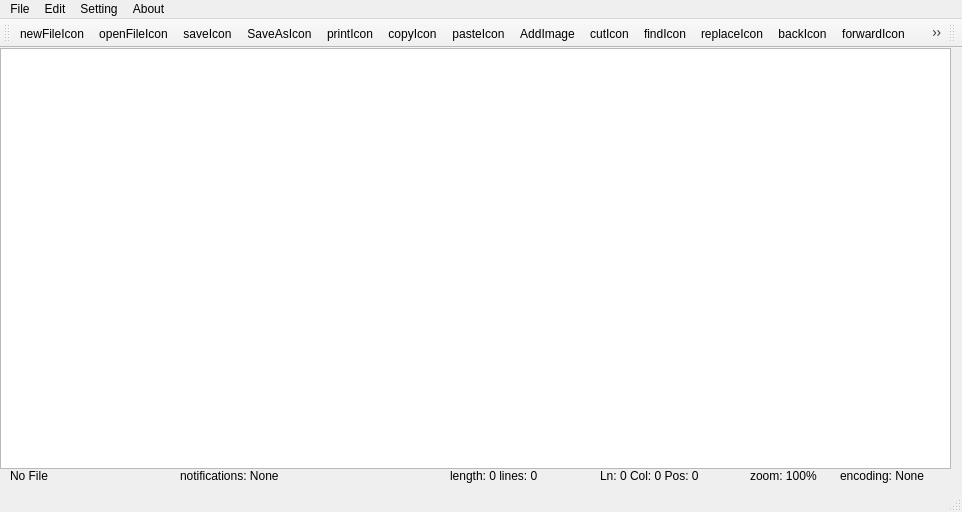
<?xml version="1.0" encoding="UTF-8"?>
<ui version="4.0">
 <class>NotepadPlus</class>
 <widget class="QMainWindow" name="NotepadPlus">
  <property name="geometry">
   <rect>
    <x>0</x>
    <y>0</y>
    <width>962</width>
    <height>512</height>
   </rect>
  </property>
  <property name="windowTitle">
   <string>FusionNote</string>
  </property>
  <property name="windowIcon">
   <iconset resource="Resources.qrc">
    <normaloff>:/rec/image/icon_program.png</normaloff>:/rec/image/icon_program.png</iconset>
  </property>
  <property name="documentMode">
   <bool>true</bool>
  </property>
  <widget class="QWidget" name="centralwidget">
   <widget class="QTextEdit" name="textEditor">
    <property name="geometry">
     <rect>
      <x>0</x>
      <y>0</y>
      <width>951</width>
      <height>421</height>
     </rect>
    </property>
    <property name="minimumSize">
     <size>
      <width>811</width>
      <height>0</height>
     </size>
    </property>
    <property name="font">
     <font>
      <pointsize>20</pointsize>
     </font>
    </property>
    <property name="acceptDrops">
     <bool>true</bool>
    </property>
    <property name="layoutDirection">
     <enum>Qt::LeftToRight</enum>
    </property>
    <property name="autoFillBackground">
     <bool>true</bool>
    </property>
    <property name="html">
     <string>&lt;!DOCTYPE HTML PUBLIC &quot;-//W3C//DTD HTML 4.0//EN&quot; &quot;http://www.w3.org/TR/REC-html40/strict.dtd&quot;&gt;
&lt;html&gt;&lt;head&gt;&lt;meta name=&quot;qrichtext&quot; content=&quot;1&quot; /&gt;&lt;meta charset=&quot;utf-8&quot; /&gt;&lt;style type=&quot;text/css&quot;&gt;
p, li { white-space: pre-wrap; }
hr { height: 1px; border-width: 0; }
li.unchecked::marker { content: &quot;\2610&quot;; }
li.checked::marker { content: &quot;\2612&quot;; }
&lt;/style&gt;&lt;/head&gt;&lt;body style=&quot; font-family:'Segoe UI'; font-size:20pt; font-weight:400; font-style:normal;&quot;&gt;
&lt;p style=&quot;-qt-paragraph-type:empty; margin-top:0px; margin-bottom:0px; margin-left:0px; margin-right:0px; -qt-block-indent:0; text-indent:0px;&quot;&gt;&lt;br /&gt;&lt;/p&gt;&lt;/body&gt;&lt;/html&gt;</string>
    </property>
    <property name="textInteractionFlags">
     <set>Qt::LinksAccessibleByKeyboard|Qt::LinksAccessibleByMouse|Qt::TextBrowserInteraction|Qt::TextEditable|Qt::TextEditorInteraction|Qt::TextSelectableByKeyboard|Qt::TextSelectableByMouse</set>
    </property>
   </widget>
   <widget class="QLabel" name="label_file_path">
    <property name="geometry">
     <rect>
      <x>10</x>
      <y>420</y>
      <width>161</width>
      <height>16</height>
     </rect>
    </property>
    <property name="text">
     <string>No File</string>
    </property>
   </widget>
   <widget class="QLabel" name="label_notifications">
    <property name="geometry">
     <rect>
      <x>180</x>
      <y>420</y>
      <width>261</width>
      <height>16</height>
     </rect>
    </property>
    <property name="text">
     <string>notifications: None</string>
    </property>
   </widget>
   <widget class="QLabel" name="label_len_lines">
    <property name="geometry">
     <rect>
      <x>450</x>
      <y>420</y>
      <width>131</width>
      <height>16</height>
     </rect>
    </property>
    <property name="text">
     <string>length: 0 lines: 0</string>
    </property>
   </widget>
   <widget class="QLabel" name="label_ln_col_pos">
    <property name="geometry">
     <rect>
      <x>600</x>
      <y>420</y>
      <width>141</width>
      <height>16</height>
     </rect>
    </property>
    <property name="text">
     <string>Ln: 0 Col: 0 Pos: 0</string>
    </property>
   </widget>
   <widget class="QLabel" name="label_encoding">
    <property name="geometry">
     <rect>
      <x>840</x>
      <y>420</y>
      <width>121</width>
      <height>16</height>
     </rect>
    </property>
    <property name="text">
     <string>encoding: None</string>
    </property>
   </widget>
   <widget class="QLabel" name="label_zoom">
    <property name="geometry">
     <rect>
      <x>750</x>
      <y>420</y>
      <width>81</width>
      <height>16</height>
     </rect>
    </property>
    <property name="text">
     <string>zoom: 100%</string>
    </property>
   </widget>
  </widget>
  <widget class="QMenuBar" name="menubar">
   <property name="geometry">
    <rect>
     <x>0</x>
     <y>0</y>
     <width>962</width>
     <height>22</height>
    </rect>
   </property>
   <widget class="QMenu" name="menuFile">
    <property name="title">
     <string>File</string>
    </property>
    <addaction name="actionOpen"/>
    <addaction name="actionNew_File"/>
    <addaction name="separator"/>
    <addaction name="actionSave"/>
    <addaction name="actionSave_As"/>
    <addaction name="separator"/>
    <addaction name="actionPrint"/>
    <addaction name="separator"/>
    <addaction name="actionExit"/>
   </widget>
   <widget class="QMenu" name="menuEdit">
    <property name="title">
     <string>Edit</string>
    </property>
    <widget class="QMenu" name="menuIcon">
     <property name="title">
      <string>Icon</string>
     </property>
     <addaction name="actionCopyright"/>
     <addaction name="actionTrademark"/>
     <addaction name="actionTrademark_2"/>
    </widget>
    <addaction name="actionCancel"/>
    <addaction name="separator"/>
    <addaction name="actionCut"/>
    <addaction name="actionCopy"/>
    <addaction name="actionPaste"/>
    <addaction name="separator"/>
    <addaction name="actionSelect_All"/>
    <addaction name="actionDelete_All"/>
    <addaction name="actionFind"/>
    <addaction name="actionReplace"/>
    <addaction name="separator"/>
    <addaction name="menuIcon"/>
    <addaction name="separator"/>
    <addaction name="actionDateTime"/>
   </widget>
   <widget class="QMenu" name="menuSetting">
    <property name="title">
     <string>Setting</string>
    </property>
    <widget class="QMenu" name="menuTheme">
     <property name="title">
      <string>Theme</string>
     </property>
     <addaction name="actionWhite"/>
     <addaction name="actionDark"/>
    </widget>
    <addaction name="actionLine_Break"/>
    <addaction name="actionAutosave"/>
    <addaction name="actionStatus_Bar"/>
    <addaction name="menuTheme"/>
    <addaction name="separator"/>
    <addaction name="actionZoom_Reset"/>
    <addaction name="actionReset_Text_Settings"/>
    <addaction name="separator"/>
    <addaction name="actionShow_Html_Code"/>
   </widget>
   <widget class="QMenu" name="menuAbout">
    <property name="title">
     <string>About</string>
    </property>
    <addaction name="actionGit_Hub"/>
    <addaction name="separator"/>
    <addaction name="actionAbout_Program"/>
   </widget>
   <addaction name="menuFile"/>
   <addaction name="menuEdit"/>
   <addaction name="menuSetting"/>
   <addaction name="menuAbout"/>
  </widget>
  <widget class="QToolBar" name="toolBar">
   <property name="windowTitle">
    <string>toolBar</string>
   </property>
   <attribute name="toolBarArea">
    <enum>TopToolBarArea</enum>
   </attribute>
   <attribute name="toolBarBreak">
    <bool>false</bool>
   </attribute>
   <addaction name="actionnewFileIcon"/>
   <addaction name="actionopenFileIcon"/>
   <addaction name="actionsaveIcon"/>
   <addaction name="actionSaveAsIcon"/>
   <addaction name="actionprintIcon"/>
   <addaction name="actioncopy"/>
   <addaction name="actionpasteIcon"/>
   <addaction name="actionAddImage"/>
   <addaction name="actioncutIcon"/>
   <addaction name="actionfindIcon"/>
   <addaction name="actionreplaceIcon"/>
   <addaction name="actionbackIcon"/>
   <addaction name="actionforwardIcon"/>
   <addaction name="actionboldIcon"/>
   <addaction name="actionitalicsIcon"/>
   <addaction name="actionunderlineIcon"/>
   <addaction name="actioncrossouttextIcon"/>
   <addaction name="actionleftTextIcon"/>
   <addaction name="actiontextByWidthIcon"/>
   <addaction name="actioncenterTextIcon"/>
   <addaction name="actionrightTextIcon"/>
   <addaction name="actionfontFamilyIcon"/>
   <addaction name="actionfillTheTextBgIcon"/>
   <addaction name="actioncolorTextIcon"/>
   <addaction name="actionincreaseIcon"/>
   <addaction name="actionreduceIcon"/>
   <addaction name="actioninfoIcon"/>
  </widget>
  <widget class="QStatusBar" name="statusBar"/>
  <widget class="QToolBar" name="toolBar_2">
   <property name="windowTitle">
    <string>toolBar_2</string>
   </property>
   <attribute name="toolBarArea">
    <enum>TopToolBarArea</enum>
   </attribute>
   <attribute name="toolBarBreak">
    <bool>false</bool>
   </attribute>
  </widget>
  <action name="actionOpen">
   <property name="icon">
    <iconset theme="QIcon::ThemeIcon::DocumentOpen"/>
   </property>
   <property name="text">
    <string>Open</string>
   </property>
   <property name="shortcut">
    <string>Ctrl+O</string>
   </property>
   <property name="Action Editor" stdset="0">
    <string/>
   </property>
  </action>
  <action name="actionNew_File">
   <property name="icon">
    <iconset theme="QIcon::ThemeIcon::DocumentNew"/>
   </property>
   <property name="text">
    <string>New File</string>
   </property>
   <property name="shortcut">
    <string>Ctrl+N</string>
   </property>
  </action>
  <action name="actionSave">
   <property name="icon">
    <iconset theme="QIcon::ThemeIcon::DocumentSave"/>
   </property>
   <property name="text">
    <string>Save</string>
   </property>
   <property name="shortcut">
    <string>Ctrl+S</string>
   </property>
  </action>
  <action name="actionSave_As">
   <property name="icon">
    <iconset theme="QIcon::ThemeIcon::DocumentSaveAs"/>
   </property>
   <property name="text">
    <string>Save As...</string>
   </property>
   <property name="shortcut">
    <string>Ctrl+Shift+S</string>
   </property>
  </action>
  <action name="actionPrint">
   <property name="icon">
    <iconset theme="QIcon::ThemeIcon::DocumentPrint"/>
   </property>
   <property name="text">
    <string>Print...</string>
   </property>
   <property name="shortcut">
    <string>Ctrl+P</string>
   </property>
  </action>
  <action name="actionCancel">
   <property name="icon">
    <iconset resource="Resources.qrc">
     <normaloff>:/rec/image/back.png</normaloff>:/rec/image/back.png</iconset>
   </property>
   <property name="text">
    <string>Cancel</string>
   </property>
  </action>
  <action name="actionCut">
   <property name="icon">
    <iconset theme="QIcon::ThemeIcon::EditCut"/>
   </property>
   <property name="text">
    <string>Cut</string>
   </property>
   <property name="shortcut">
    <string>Ctrl+X</string>
   </property>
  </action>
  <action name="actionCopy">
   <property name="icon">
    <iconset theme="QIcon::ThemeIcon::EditCopy"/>
   </property>
   <property name="text">
    <string>Copy</string>
   </property>
   <property name="shortcut">
    <string>Ctrl+C</string>
   </property>
  </action>
  <action name="actionPaste">
   <property name="icon">
    <iconset theme="QIcon::ThemeIcon::EditPaste"/>
   </property>
   <property name="text">
    <string>Paste</string>
   </property>
   <property name="shortcut">
    <string>Ctrl+V</string>
   </property>
  </action>
  <action name="actionDelete_All">
   <property name="icon">
    <iconset theme="QIcon::ThemeIcon::EditClear"/>
   </property>
   <property name="text">
    <string>Delete All</string>
   </property>
   <property name="shortcut">
    <string>Ctrl+Del</string>
   </property>
  </action>
  <action name="actionFind">
   <property name="icon">
    <iconset theme="QIcon::ThemeIcon::EditFind"/>
   </property>
   <property name="text">
    <string>Find</string>
   </property>
   <property name="shortcut">
    <string>Ctrl+F</string>
   </property>
  </action>
  <action name="actionReplace">
   <property name="text">
    <string>Replace</string>
   </property>
   <property name="shortcut">
    <string>Ctrl+H</string>
   </property>
  </action>
  <action name="actionSelect_All">
   <property name="icon">
    <iconset theme="QIcon::ThemeIcon::EditSelectAll"/>
   </property>
   <property name="text">
    <string>Select All</string>
   </property>
   <property name="shortcut">
    <string>Ctrl+A</string>
   </property>
  </action>
  <action name="actionDateTime">
   <property name="text">
    <string>DateTime</string>
   </property>
  </action>
  <action name="actionCopyright">
   <property name="text">
    <string>Copyright(©)</string>
   </property>
  </action>
  <action name="actionTrademark">
   <property name="text">
    <string>Trademark(™)</string>
   </property>
  </action>
  <action name="actionLine_Break">
   <property name="checkable">
    <bool>true</bool>
   </property>
   <property name="text">
    <string>Line Break</string>
   </property>
  </action>
  <action name="actionAutosave">
   <property name="checkable">
    <bool>true</bool>
   </property>
   <property name="text">
    <string>AutoSave</string>
   </property>
  </action>
  <action name="actionReset_Text_Settings">
   <property name="text">
    <string>Reset Text Settings</string>
   </property>
  </action>
  <action name="actionnewFileIcon">
   <property name="icon">
    <iconset resource="Resources.qrc">
     <normaloff>:/rec/image/newFile.png</normaloff>:/rec/image/newFile.png</iconset>
   </property>
   <property name="text">
    <string>newFileIcon</string>
   </property>
   <property name="toolTip">
    <string>New File</string>
   </property>
   <property name="menuRole">
    <enum>QAction::NoRole</enum>
   </property>
  </action>
  <action name="actionopenFileIcon">
   <property name="icon">
    <iconset resource="Resources.qrc">
     <normaloff>:/rec/image/openFile.png</normaloff>:/rec/image/openFile.png</iconset>
   </property>
   <property name="text">
    <string>openFileIcon</string>
   </property>
   <property name="toolTip">
    <string>Open File</string>
   </property>
   <property name="menuRole">
    <enum>QAction::NoRole</enum>
   </property>
  </action>
  <action name="actionsaveIcon">
   <property name="icon">
    <iconset resource="Resources.qrc">
     <normaloff>:/rec/image/saveFile.png</normaloff>:/rec/image/saveFile.png</iconset>
   </property>
   <property name="text">
    <string>saveIcon</string>
   </property>
   <property name="toolTip">
    <string>Save File</string>
   </property>
   <property name="menuRole">
    <enum>QAction::NoRole</enum>
   </property>
  </action>
  <action name="actionSaveAsIcon">
   <property name="icon">
    <iconset resource="Resources.qrc">
     <normaloff>:/rec/image/saveAs.png</normaloff>:/rec/image/saveAs.png</iconset>
   </property>
   <property name="text">
    <string>SaveAsIcon</string>
   </property>
   <property name="toolTip">
    <string>Save As...</string>
   </property>
   <property name="menuRole">
    <enum>QAction::NoRole</enum>
   </property>
  </action>
  <action name="actionprintIcon">
   <property name="icon">
    <iconset resource="Resources.qrc">
     <normaloff>:/rec/image/print.png</normaloff>:/rec/image/print.png</iconset>
   </property>
   <property name="text">
    <string>printIcon</string>
   </property>
   <property name="toolTip">
    <string>Print</string>
   </property>
   <property name="menuRole">
    <enum>QAction::NoRole</enum>
   </property>
  </action>
  <action name="actioncopy">
   <property name="icon">
    <iconset resource="Resources.qrc">
     <normaloff>:/rec/image/copy.png</normaloff>:/rec/image/copy.png</iconset>
   </property>
   <property name="text">
    <string>copyIcon</string>
   </property>
   <property name="toolTip">
    <string>Copy</string>
   </property>
   <property name="menuRole">
    <enum>QAction::NoRole</enum>
   </property>
  </action>
  <action name="actionpasteIcon">
   <property name="icon">
    <iconset resource="Resources.qrc">
     <normaloff>:/rec/image/paste.png</normaloff>:/rec/image/paste.png</iconset>
   </property>
   <property name="text">
    <string>pasteIcon</string>
   </property>
   <property name="toolTip">
    <string>Paste</string>
   </property>
   <property name="menuRole">
    <enum>QAction::NoRole</enum>
   </property>
  </action>
  <action name="actioncutIcon">
   <property name="icon">
    <iconset resource="Resources.qrc">
     <normaloff>:/rec/image/cut.png</normaloff>:/rec/image/cut.png</iconset>
   </property>
   <property name="text">
    <string>cutIcon</string>
   </property>
   <property name="toolTip">
    <string>Cut</string>
   </property>
   <property name="menuRole">
    <enum>QAction::NoRole</enum>
   </property>
  </action>
  <action name="actionfindIcon">
   <property name="icon">
    <iconset resource="Resources.qrc">
     <normaloff>:/rec/image/loup.png</normaloff>:/rec/image/loup.png</iconset>
   </property>
   <property name="text">
    <string>findIcon</string>
   </property>
   <property name="toolTip">
    <string>Find</string>
   </property>
   <property name="menuRole">
    <enum>QAction::NoRole</enum>
   </property>
  </action>
  <action name="actionreplaceIcon">
   <property name="icon">
    <iconset resource="Resources.qrc">
     <normaloff>:/rec/image/replace.png</normaloff>:/rec/image/replace.png</iconset>
   </property>
   <property name="text">
    <string>replaceIcon</string>
   </property>
   <property name="toolTip">
    <string>Replace</string>
   </property>
   <property name="menuRole">
    <enum>QAction::NoRole</enum>
   </property>
  </action>
  <action name="actionbackIcon">
   <property name="icon">
    <iconset resource="Resources.qrc">
     <normaloff>:/rec/image/back.png</normaloff>:/rec/image/back.png</iconset>
   </property>
   <property name="text">
    <string>backIcon</string>
   </property>
   <property name="toolTip">
    <string>Undo</string>
   </property>
   <property name="shortcut">
    <string>Ctrl+Z</string>
   </property>
   <property name="menuRole">
    <enum>QAction::NoRole</enum>
   </property>
  </action>
  <action name="actionboldIcon">
   <property name="checkable">
    <bool>true</bool>
   </property>
   <property name="icon">
    <iconset resource="Resources.qrc">
     <normaloff>:/rec/image/logo_B.png</normaloff>:/rec/image/logo_B.png</iconset>
   </property>
   <property name="text">
    <string>boldIcon</string>
   </property>
   <property name="toolTip">
    <string>Text Bold</string>
   </property>
   <property name="menuRole">
    <enum>QAction::NoRole</enum>
   </property>
  </action>
  <action name="actionitalicsIcon">
   <property name="checkable">
    <bool>true</bool>
   </property>
   <property name="icon">
    <iconset resource="Resources.qrc">
     <normaloff>:/rec/image/cursive.png</normaloff>:/rec/image/cursive.png</iconset>
   </property>
   <property name="text">
    <string>italicsIcon</string>
   </property>
   <property name="toolTip">
    <string>Text Italics</string>
   </property>
   <property name="menuRole">
    <enum>QAction::NoRole</enum>
   </property>
  </action>
  <action name="actionunderlineIcon">
   <property name="checkable">
    <bool>true</bool>
   </property>
   <property name="icon">
    <iconset resource="Resources.qrc">
     <normaloff>:/rec/image/logo_Und.png</normaloff>:/rec/image/logo_Und.png</iconset>
   </property>
   <property name="text">
    <string>underlineIcon</string>
   </property>
   <property name="toolTip">
    <string>Underline</string>
   </property>
   <property name="menuRole">
    <enum>QAction::NoRole</enum>
   </property>
  </action>
  <action name="actioncrossouttextIcon">
   <property name="checkable">
    <bool>true</bool>
   </property>
   <property name="icon">
    <iconset resource="Resources.qrc">
     <normaloff>:/rec/image/through.png</normaloff>:/rec/image/through.png</iconset>
   </property>
   <property name="text">
    <string>crossouttextIcon</string>
   </property>
   <property name="toolTip">
    <string>Cross Out The Text</string>
   </property>
   <property name="menuRole">
    <enum>QAction::NoRole</enum>
   </property>
  </action>
  <action name="actionleftTextIcon">
   <property name="checkable">
    <bool>false</bool>
   </property>
   <property name="icon">
    <iconset resource="Resources.qrc">
     <normaloff>:/rec/image/left.png</normaloff>:/rec/image/left.png</iconset>
   </property>
   <property name="text">
    <string>leftTextIcon</string>
   </property>
   <property name="toolTip">
    <string>Left Text</string>
   </property>
   <property name="menuRole">
    <enum>QAction::NoRole</enum>
   </property>
  </action>
  <action name="actioncenterTextIcon">
   <property name="icon">
    <iconset resource="Resources.qrc">
     <normaloff>:/rec/image/center.png</normaloff>:/rec/image/center.png</iconset>
   </property>
   <property name="text">
    <string>centerTextIcon</string>
   </property>
   <property name="toolTip">
    <string>Center Text</string>
   </property>
   <property name="menuRole">
    <enum>QAction::NoRole</enum>
   </property>
  </action>
  <action name="actionrightTextIcon">
   <property name="icon">
    <iconset resource="Resources.qrc">
     <normaloff>:/rec/image/right.png</normaloff>:/rec/image/right.png</iconset>
   </property>
   <property name="text">
    <string>rightTextIcon</string>
   </property>
   <property name="toolTip">
    <string>Right Text</string>
   </property>
   <property name="menuRole">
    <enum>QAction::NoRole</enum>
   </property>
  </action>
  <action name="actiontextByWidthIcon">
   <property name="icon">
    <iconset resource="Resources.qrc">
     <normaloff>:/rec/image/by_width.png</normaloff>:/rec/image/by_width.png</iconset>
   </property>
   <property name="text">
    <string>textByWidthIcon</string>
   </property>
   <property name="toolTip">
    <string>Text By Width</string>
   </property>
   <property name="menuRole">
    <enum>QAction::NoRole</enum>
   </property>
  </action>
  <action name="actionfillTheTextBgIcon">
   <property name="icon">
    <iconset resource="Resources.qrc">
     <normaloff>:/rec/image/text_fill_color.png</normaloff>:/rec/image/text_fill_color.png</iconset>
   </property>
   <property name="text">
    <string>fillTheTextBgIcon</string>
   </property>
   <property name="toolTip">
    <string>Filling Text Background</string>
   </property>
   <property name="menuRole">
    <enum>QAction::NoRole</enum>
   </property>
  </action>
  <action name="actioncolorTextIcon">
   <property name="icon">
    <iconset resource="Resources.qrc">
     <normaloff>:/rec/image/color.png</normaloff>:/rec/image/color.png</iconset>
   </property>
   <property name="text">
    <string>colorTextIcon</string>
   </property>
   <property name="toolTip">
    <string>Color Text</string>
   </property>
   <property name="menuRole">
    <enum>QAction::NoRole</enum>
   </property>
  </action>
  <action name="actionincreaseIcon">
   <property name="icon">
    <iconset resource="Resources.qrc">
     <normaloff>:/rec/image/plus.png</normaloff>:/rec/image/plus.png</iconset>
   </property>
   <property name="text">
    <string>increaseIcon</string>
   </property>
   <property name="toolTip">
    <string>Increase</string>
   </property>
   <property name="shortcut">
    <string>Ctrl++</string>
   </property>
   <property name="menuRole">
    <enum>QAction::NoRole</enum>
   </property>
  </action>
  <action name="actionreduceIcon">
   <property name="icon">
    <iconset resource="Resources.qrc">
     <normaloff>:/rec/image/minus.png</normaloff>:/rec/image/minus.png</iconset>
   </property>
   <property name="text">
    <string>reduceIcon</string>
   </property>
   <property name="toolTip">
    <string>Reduce</string>
   </property>
   <property name="shortcut">
    <string>Ctrl+-</string>
   </property>
   <property name="menuRole">
    <enum>QAction::NoRole</enum>
   </property>
  </action>
  <action name="actioninfoIcon">
   <property name="icon">
    <iconset resource="Resources.qrc">
     <normaloff>:/rec/image/logo_info.png</normaloff>:/rec/image/logo_info.png</iconset>
   </property>
   <property name="text">
    <string>infoIcon</string>
   </property>
   <property name="toolTip">
    <string>Info</string>
   </property>
   <property name="menuRole">
    <enum>QAction::NoRole</enum>
   </property>
  </action>
  <action name="actionforwardIcon">
   <property name="icon">
    <iconset resource="Resources.qrc">
     <normaloff>:/rec/image/replay.png</normaloff>:/rec/image/replay.png</iconset>
   </property>
   <property name="text">
    <string>forwardIcon</string>
   </property>
   <property name="toolTip">
    <string>Redo</string>
   </property>
   <property name="menuRole">
    <enum>QAction::NoRole</enum>
   </property>
  </action>
  <action name="actionWhite">
   <property name="text">
    <string>White</string>
   </property>
  </action>
  <action name="actionDark">
   <property name="text">
    <string>Dark</string>
   </property>
  </action>
  <action name="actionExit">
   <property name="icon">
    <iconset theme="QIcon::ThemeIcon::ApplicationExit"/>
   </property>
   <property name="text">
    <string>Exit</string>
   </property>
  </action>
  <action name="actionTrademark_2">
   <property name="text">
    <string>Registered Trademark(®)</string>
   </property>
  </action>
  <action name="actionfontFamilyIcon">
   <property name="icon">
    <iconset resource="Resources.qrc">
     <normaloff>:/rec/image/font_size.png</normaloff>:/rec/image/font_size.png</iconset>
   </property>
   <property name="text">
    <string>fontFamilyIcon</string>
   </property>
   <property name="menuRole">
    <enum>QAction::NoRole</enum>
   </property>
  </action>
  <action name="actionZoom_Reset">
   <property name="text">
    <string>Zoom Reset</string>
   </property>
  </action>
  <action name="actionAbout_Program">
   <property name="text">
    <string>About Program</string>
   </property>
  </action>
  <action name="actionGit_Hub">
   <property name="text">
    <string>GitHub</string>
   </property>
  </action>
  <action name="actionAddImage">
   <property name="icon">
    <iconset resource="Resources.qrc">
     <normaloff>:/rec/image/image (1).svg</normaloff>:/rec/image/image (1).svg</iconset>
   </property>
   <property name="text">
    <string>AddImage</string>
   </property>
   <property name="toolTip">
    <string>Add Image</string>
   </property>
   <property name="menuRole">
    <enum>QAction::NoRole</enum>
   </property>
  </action>
  <action name="actionStatus_Bar">
   <property name="checkable">
    <bool>true</bool>
   </property>
   <property name="checked">
    <bool>true</bool>
   </property>
   <property name="text">
    <string>Status Bar</string>
   </property>
  </action>
  <action name="actionShow_Html_Code">
   <property name="checkable">
    <bool>true</bool>
   </property>
   <property name="enabled">
    <bool>true</bool>
   </property>
   <property name="text">
    <string>Show Html Code</string>
   </property>
  </action>
 </widget>
 <resources>
  <include location="Resources.qrc"/>
 </resources>
 <connections/>
</ui>
